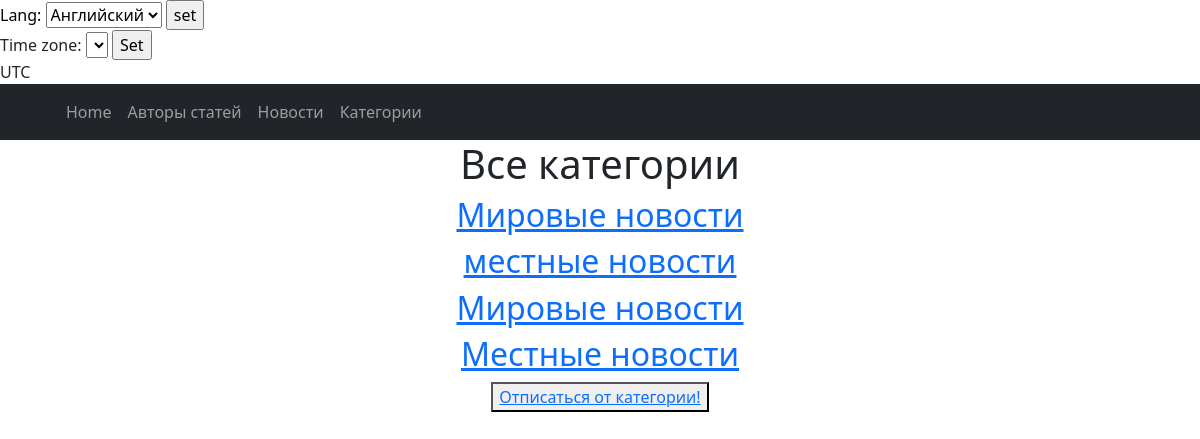
The page /category/ on the database its author committed.
### news/models.py (models this page shows, shortened)
class Category(models.Model):
    objects = None
    name = models.CharField(max_length=20, default='местные новости', help_text='category name')
    subscribers = models.ManyToManyField(User, blank=True, null=True, related_name='subscribers')

### news/views.py (the view)
# urls.py: path('category/', CategoryList.as_view(), name='categories'),
class CategoryList(ListView):
    model = Category
    template_name = 'category/categories.html'
    context_object_name = 'categories'

### templates/category/categories.html (shortened to what this page needs)
{% extends 'flatpages/default.html' %}
{% block content %}
    <h1>Все категории</h1>
   {% for category in categories %}
            <h2><a href="{% url 'posts_of_category_list' category.id%}"> {{ category.name }}</a></h2>
    {% endfor %}
{% if not is_not_subscriber %}
<button> <a href="unsubscribe"> Отписаться от категории!</a></button>
    {% endif %}
{% endblock content %}

### rows shown on the page
Category: name "Мировые новости"
Category: name "местные новости"
Category: name "Мировые новости"
Category: name "Местные новости"

### other values the page prints
{{ TIME_ZONE }} "UTC"
